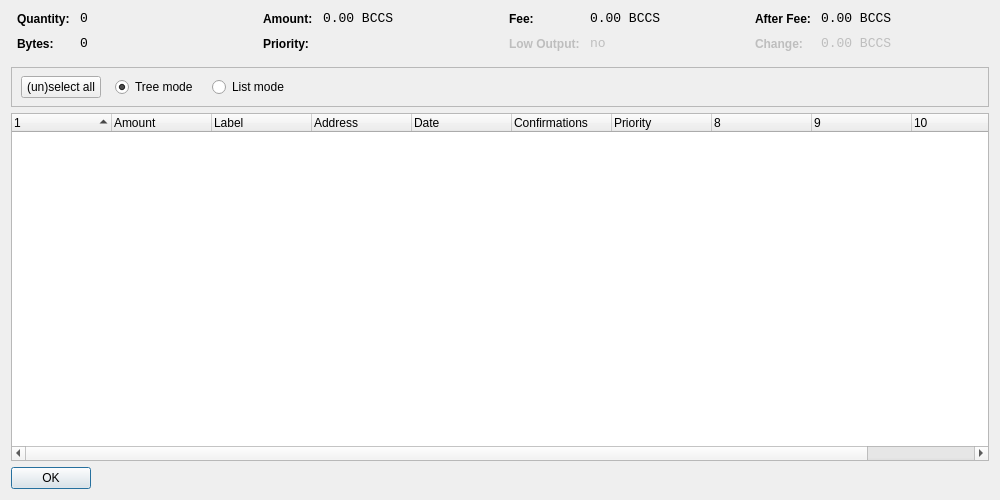
<?xml version="1.0" encoding="UTF-8"?>
<ui version="4.0">
 <class>CoinControlDialog</class>
 <widget class="QDialog" name="CoinControlDialog">
  <property name="geometry">
   <rect>
    <x>0</x>
    <y>0</y>
    <width>1000</width>
    <height>500</height>
   </rect>
  </property>
  <property name="windowTitle">
   <string>Coin Control</string>
  </property>
  <property name="styleSheet">
   <string notr="true">background-image: url(:/images/b2);</string>
  </property>
  <layout class="QVBoxLayout" name="verticalLayout">
   <item>
    <layout class="QHBoxLayout" name="horizontalLayoutTop" stretch="0,0,0,0">
     <property name="topMargin">
      <number>0</number>
     </property>
     <property name="bottomMargin">
      <number>10</number>
     </property>
     <item>
      <layout class="QFormLayout" name="formLayoutCoinControl1">
       <property name="horizontalSpacing">
        <number>10</number>
       </property>
       <property name="verticalSpacing">
        <number>10</number>
       </property>
       <property name="leftMargin">
        <number>6</number>
       </property>
       <property name="rightMargin">
        <number>6</number>
       </property>
       <item row="0" column="0">
        <widget class="QLabel" name="labelCoinControlQuantityText">
         <property name="styleSheet">
          <string notr="true">font-weight:bold;</string>
         </property>
         <property name="text">
          <string>Quantity:</string>
         </property>
        </widget>
       </item>
       <item row="0" column="1">
        <widget class="QLabel" name="labelCoinControlQuantity">
         <property name="font">
          <font>
           <family>Monospace</family>
           <pointsize>10</pointsize>
          </font>
         </property>
         <property name="cursor">
          <cursorShape>IBeamCursor</cursorShape>
         </property>
         <property name="contextMenuPolicy">
          <enum>Qt::ActionsContextMenu</enum>
         </property>
         <property name="text">
          <string notr="true">0</string>
         </property>
         <property name="textInteractionFlags">
          <set>Qt::LinksAccessibleByMouse|Qt::TextSelectableByKeyboard|Qt::TextSelectableByMouse</set>
         </property>
        </widget>
       </item>
       <item row="1" column="0">
        <widget class="QLabel" name="labelCoinControlBytesText">
         <property name="styleSheet">
          <string notr="true">font-weight:bold;</string>
         </property>
         <property name="text">
          <string>Bytes:</string>
         </property>
        </widget>
       </item>
       <item row="1" column="1">
        <widget class="QLabel" name="labelCoinControlBytes">
         <property name="font">
          <font>
           <family>Monospace</family>
           <pointsize>10</pointsize>
          </font>
         </property>
         <property name="cursor">
          <cursorShape>IBeamCursor</cursorShape>
         </property>
         <property name="contextMenuPolicy">
          <enum>Qt::ActionsContextMenu</enum>
         </property>
         <property name="text">
          <string notr="true">0</string>
         </property>
         <property name="textInteractionFlags">
          <set>Qt::LinksAccessibleByMouse|Qt::TextSelectableByKeyboard|Qt::TextSelectableByMouse</set>
         </property>
        </widget>
       </item>
      </layout>
     </item>
     <item>
      <layout class="QFormLayout" name="formLayoutCoinControl2">
       <property name="horizontalSpacing">
        <number>10</number>
       </property>
       <property name="verticalSpacing">
        <number>10</number>
       </property>
       <property name="leftMargin">
        <number>6</number>
       </property>
       <property name="rightMargin">
        <number>6</number>
       </property>
       <item row="0" column="0">
        <widget class="QLabel" name="labelCoinControlAmountText">
         <property name="styleSheet">
          <string notr="true">font-weight:bold;</string>
         </property>
         <property name="text">
          <string>Amount:</string>
         </property>
        </widget>
       </item>
       <item row="0" column="1">
        <widget class="QLabel" name="labelCoinControlAmount">
         <property name="font">
          <font>
           <family>Monospace</family>
           <pointsize>10</pointsize>
          </font>
         </property>
         <property name="cursor">
          <cursorShape>IBeamCursor</cursorShape>
         </property>
         <property name="contextMenuPolicy">
          <enum>Qt::ActionsContextMenu</enum>
         </property>
         <property name="text">
          <string notr="true">0.00 BCCS</string>
         </property>
         <property name="textInteractionFlags">
          <set>Qt::LinksAccessibleByMouse|Qt::TextSelectableByKeyboard|Qt::TextSelectableByMouse</set>
         </property>
        </widget>
       </item>
       <item row="1" column="0">
        <widget class="QLabel" name="labelCoinControlPriorityText">
         <property name="styleSheet">
          <string notr="true">font-weight:bold;</string>
         </property>
         <property name="text">
          <string>Priority:</string>
         </property>
        </widget>
       </item>
       <item row="1" column="1">
        <widget class="QLabel" name="labelCoinControlPriority">
         <property name="font">
          <font>
           <family>Monospace</family>
           <pointsize>10</pointsize>
          </font>
         </property>
         <property name="cursor">
          <cursorShape>IBeamCursor</cursorShape>
         </property>
         <property name="contextMenuPolicy">
          <enum>Qt::ActionsContextMenu</enum>
         </property>
         <property name="text">
          <string/>
         </property>
         <property name="textInteractionFlags">
          <set>Qt::LinksAccessibleByMouse|Qt::TextSelectableByKeyboard|Qt::TextSelectableByMouse</set>
         </property>
        </widget>
       </item>
      </layout>
     </item>
     <item>
      <layout class="QFormLayout" name="formLayoutCoinControl3">
       <property name="horizontalSpacing">
        <number>10</number>
       </property>
       <property name="verticalSpacing">
        <number>10</number>
       </property>
       <property name="leftMargin">
        <number>6</number>
       </property>
       <property name="rightMargin">
        <number>6</number>
       </property>
       <item row="0" column="0">
        <widget class="QLabel" name="labelCoinControlFeeText">
         <property name="styleSheet">
          <string notr="true">font-weight:bold;</string>
         </property>
         <property name="text">
          <string>Fee:</string>
         </property>
        </widget>
       </item>
       <item row="0" column="1">
        <widget class="QLabel" name="labelCoinControlFee">
         <property name="font">
          <font>
           <family>Monospace</family>
           <pointsize>10</pointsize>
          </font>
         </property>
         <property name="cursor">
          <cursorShape>IBeamCursor</cursorShape>
         </property>
         <property name="contextMenuPolicy">
          <enum>Qt::ActionsContextMenu</enum>
         </property>
         <property name="text">
          <string notr="true">0.00 BCCS</string>
         </property>
         <property name="textInteractionFlags">
          <set>Qt::LinksAccessibleByMouse|Qt::TextSelectableByKeyboard|Qt::TextSelectableByMouse</set>
         </property>
        </widget>
       </item>
       <item row="1" column="0">
        <widget class="QLabel" name="labelCoinControlLowOutputText">
         <property name="enabled">
          <bool>false</bool>
         </property>
         <property name="styleSheet">
          <string notr="true">font-weight:bold;</string>
         </property>
         <property name="text">
          <string>Low Output:</string>
         </property>
        </widget>
       </item>
       <item row="1" column="1">
        <widget class="QLabel" name="labelCoinControlLowOutput">
         <property name="enabled">
          <bool>false</bool>
         </property>
         <property name="font">
          <font>
           <family>Monospace</family>
           <pointsize>10</pointsize>
          </font>
         </property>
         <property name="cursor">
          <cursorShape>IBeamCursor</cursorShape>
         </property>
         <property name="contextMenuPolicy">
          <enum>Qt::ActionsContextMenu</enum>
         </property>
         <property name="text">
          <string notr="true">no</string>
         </property>
         <property name="textInteractionFlags">
          <set>Qt::LinksAccessibleByMouse|Qt::TextSelectableByKeyboard|Qt::TextSelectableByMouse</set>
         </property>
        </widget>
       </item>
      </layout>
     </item>
     <item>
      <layout class="QFormLayout" name="formLayoutCoinControl4">
       <property name="horizontalSpacing">
        <number>10</number>
       </property>
       <property name="verticalSpacing">
        <number>10</number>
       </property>
       <property name="leftMargin">
        <number>6</number>
       </property>
       <property name="rightMargin">
        <number>6</number>
       </property>
       <item row="0" column="0">
        <widget class="QLabel" name="labelCoinControlAfterFeeText">
         <property name="styleSheet">
          <string notr="true">font-weight:bold;</string>
         </property>
         <property name="text">
          <string>After Fee:</string>
         </property>
        </widget>
       </item>
       <item row="0" column="1">
        <widget class="QLabel" name="labelCoinControlAfterFee">
         <property name="font">
          <font>
           <family>Monospace</family>
           <pointsize>10</pointsize>
          </font>
         </property>
         <property name="cursor">
          <cursorShape>IBeamCursor</cursorShape>
         </property>
         <property name="contextMenuPolicy">
          <enum>Qt::ActionsContextMenu</enum>
         </property>
         <property name="text">
          <string notr="true">0.00 BCCS</string>
         </property>
         <property name="textInteractionFlags">
          <set>Qt::LinksAccessibleByMouse|Qt::TextSelectableByKeyboard|Qt::TextSelectableByMouse</set>
         </property>
        </widget>
       </item>
       <item row="1" column="0">
        <widget class="QLabel" name="labelCoinControlChangeText">
         <property name="enabled">
          <bool>false</bool>
         </property>
         <property name="styleSheet">
          <string notr="true">font-weight:bold;</string>
         </property>
         <property name="text">
          <string>Change:</string>
         </property>
        </widget>
       </item>
       <item row="1" column="1">
        <widget class="QLabel" name="labelCoinControlChange">
         <property name="enabled">
          <bool>false</bool>
         </property>
         <property name="font">
          <font>
           <family>Monospace</family>
           <pointsize>10</pointsize>
          </font>
         </property>
         <property name="cursor">
          <cursorShape>IBeamCursor</cursorShape>
         </property>
         <property name="contextMenuPolicy">
          <enum>Qt::ActionsContextMenu</enum>
         </property>
         <property name="text">
          <string notr="true">0.00 BCCS</string>
         </property>
         <property name="textInteractionFlags">
          <set>Qt::LinksAccessibleByMouse|Qt::TextSelectableByKeyboard|Qt::TextSelectableByMouse</set>
         </property>
        </widget>
       </item>
      </layout>
     </item>
    </layout>
   </item>
   <item>
    <widget class="QFrame" name="frame">
     <property name="minimumSize">
      <size>
       <width>0</width>
       <height>40</height>
      </size>
     </property>
     <property name="frameShape">
      <enum>QFrame::StyledPanel</enum>
     </property>
     <property name="frameShadow">
      <enum>QFrame::Sunken</enum>
     </property>
     <widget class="QWidget" name="horizontalLayoutWidget">
      <property name="geometry">
       <rect>
        <x>10</x>
        <y>0</y>
        <width>781</width>
        <height>41</height>
       </rect>
      </property>
      <layout class="QHBoxLayout" name="horizontalLayoutPanel" stretch="0,0,0,0">
       <property name="spacing">
        <number>14</number>
       </property>
       <item>
        <widget class="QPushButton" name="pushButtonSelectAll">
         <property name="sizePolicy">
          <sizepolicy hsizetype="Maximum" vsizetype="Fixed">
           <horstretch>0</horstretch>
           <verstretch>0</verstretch>
          </sizepolicy>
         </property>
         <property name="text">
          <string>(un)select all</string>
         </property>
        </widget>
       </item>
       <item>
        <widget class="QRadioButton" name="radioTreeMode">
         <property name="sizePolicy">
          <sizepolicy hsizetype="Maximum" vsizetype="Fixed">
           <horstretch>0</horstretch>
           <verstretch>0</verstretch>
          </sizepolicy>
         </property>
         <property name="text">
          <string>Tree mode</string>
         </property>
         <property name="checked">
          <bool>true</bool>
         </property>
        </widget>
       </item>
       <item>
        <widget class="QRadioButton" name="radioListMode">
         <property name="sizePolicy">
          <sizepolicy hsizetype="Maximum" vsizetype="Fixed">
           <horstretch>0</horstretch>
           <verstretch>0</verstretch>
          </sizepolicy>
         </property>
         <property name="text">
          <string>List mode</string>
         </property>
        </widget>
       </item>
       <item>
        <spacer name="horizontalSpacer">
         <property name="orientation">
          <enum>Qt::Horizontal</enum>
         </property>
         <property name="sizeHint" stdset="0">
          <size>
           <width>40</width>
           <height>20</height>
          </size>
         </property>
        </spacer>
       </item>
      </layout>
     </widget>
    </widget>
   </item>
   <item>
    <widget class="CoinControlTreeWidget" name="treeWidget">
     <property name="contextMenuPolicy">
      <enum>Qt::CustomContextMenu</enum>
     </property>
     <property name="sortingEnabled">
      <bool>false</bool>
     </property>
     <property name="columnCount">
      <number>11</number>
     </property>
     <attribute name="headerShowSortIndicator" stdset="0">
      <bool>true</bool>
     </attribute>
     <attribute name="headerStretchLastSection">
      <bool>false</bool>
     </attribute>
     <column>
      <property name="text">
       <string/>
      </property>
     </column>
     <column>
      <property name="text">
       <string>Amount</string>
      </property>
     </column>
     <column>
      <property name="text">
       <string>Label</string>
      </property>
     </column>
     <column>
      <property name="text">
       <string>Address</string>
      </property>
     </column>
     <column>
      <property name="text">
       <string>Date</string>
      </property>
     </column>
     <column>
      <property name="text">
       <string>Confirmations</string>
      </property>
      <property name="toolTip">
       <string>Confirmed</string>
      </property>
     </column>
     <column>
      <property name="text">
       <string>Priority</string>
      </property>
     </column>
     <column>
      <property name="text">
       <string/>
      </property>
     </column>
     <column>
      <property name="text">
       <string/>
      </property>
     </column>
     <column>
      <property name="text">
       <string/>
      </property>
     </column>
     <column>
      <property name="text">
       <string/>
      </property>
     </column>
    </widget>
   </item>
   <item>
    <widget class="QDialogButtonBox" name="buttonBox">
     <property name="sizePolicy">
      <sizepolicy hsizetype="Maximum" vsizetype="Fixed">
       <horstretch>0</horstretch>
       <verstretch>0</verstretch>
      </sizepolicy>
     </property>
     <property name="orientation">
      <enum>Qt::Horizontal</enum>
     </property>
     <property name="standardButtons">
      <set>QDialogButtonBox::Ok</set>
     </property>
    </widget>
   </item>
  </layout>
 </widget>
 <customwidgets>
  <customwidget>
   <class>CoinControlTreeWidget</class>
   <extends>QTreeWidget</extends>
   <header>coincontroltreewidget.h</header>
  </customwidget>
 </customwidgets>
 <resources/>
 <connections/>
</ui>
